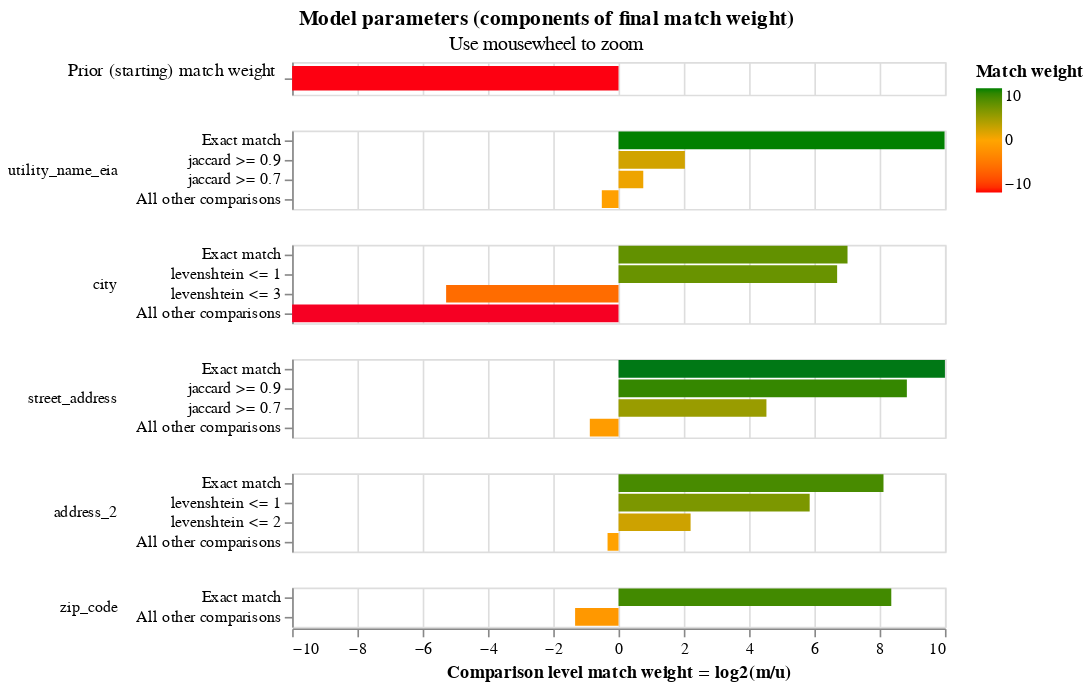

Source (notebook cell):
### Markdown cell above
Seems like another the city comparison could be changed to have levels 1, 3, all other. Might make the all other less negative.

Address and zip code are probably very dependent, maybe don't include zip code?

### Code cell
linker.match_weights_chart()

### Figure 1 — Vega-Lite specification as saved in the notebook (floating-point values rounded to 4 significant figures)
{"config": {"view": {"width": 400, "height": 60}, "mark": {"tooltip": null}, "title": {"anchor": "middle"}, "header": {"title": null}}, "data": {"values": [{"comparison_name": "probability_two_random_records_match", "sql_condition": null, "label_for_charts": "", "m_probability": null, "u_probability": null, "m_probability_description": null, "u_probability_description": null, "has_tf_adjustments": false, "tf_adjustment_column": null, "tf_adjustment_weight": null, "is_null_level": false, "bayes_factor": 0.0002495, "log2_bayes_factor": -11.97, "comparison_vector_value": 0, "max_comparison_vector_value": 0, "bayes_factor_description": "The probability that two random records drawn at random match is 0.000 or one in  4,008.6 records.This is equivalent to a starting match weight of -11.969.", "probability_two_random_records_match": 0.0002495, "comparison_sort_order": -1}, {"comparison_name": "utility_name_eia", "sql_condition": "\"utility_name_eia_l\" = \"utility_name_eia_r\"", "label_for_charts": "Exact match", "m_probability": 0.01358, "u_probability": 1.335e-05, "m_probability_description": "Amongst matching record comparisons, 1.36% of records are in the exact match comparison level", "u_probability_description": "Amongst non-matching record comparisons, 0.00% of records are in the exact match comparison level", "has_tf_adjustments": false, "tf_adjustment_column": null, "tf_adjustment_weight": 1.0, "is_null_level": false, "bayes_factor": 1017.0, "log2_bayes_factor": 9.991, "comparison_vector_value": 3, "max_comparison_vector_value": 3, "bayes_factor_description": "If comparison level is `exact match` then comparison is 1,017.40 times more likely to be a match", "probability_two_random_records_match": 0.0002495, "comparison_sort_order": 0}, {"comparison_name": "utility_name_eia", "sql_condition": "jaccard(\"utility_name_eia_l\", \"utility_name_eia_r\") >= 0.9", "label_for_charts": "jaccard >= 0.9", "m_probability": 0.025, "u_probability": 0.00611, "m_probability_description": "Amongst matching record comparisons, 2.50% of records are in the jaccard >= 0.9 comparison level", "u_probability_description": "Amongst non-matching record comparisons, 0.61% of records are in the jaccard >= 0.9 comparison level", "has_tf_adjustments": false, "tf_adjustment_column": null, "tf_adjustment_weight": 1.0, "is_null_level": false, "bayes_factor": 4.092, "log2_bayes_factor": 2.033, "comparison_vector_value": 2, "max_comparison_vector_value": 3, "bayes_factor_description": "If comparison level is `jaccard >= 0.9` then comparison is 4.09 times more likely to be a match", "probability_two_random_records_match": 0.0002495, "comparison_sort_order": 0}, {"comparison_name": "utility_name_eia", "sql_condition": "jaccard(\"utility_name_eia_l\", \"utility_name_eia_r\") >= 0.7", "label_for_charts": "jaccard >= 0.7", "m_probability": 0.475, "u_probability": 0.2808, "m_probability_description": "Amongst matching record comparisons, 47.50% of records are in the jaccard >= 0.7 comparison level", "u_probability_description": "Amongst non-matching record comparisons, 28.08% of records are in the jaccard >= 0.7 comparison level", "has_tf_adjustments": false, "tf_adjustment_column": null, "tf_adjustment_weight": 1.0, "is_null_level": false, "bayes_factor": 1.691, "log2_bayes_factor": 0.7582, "comparison_vector_value": 1, "max_comparison_vector_value": 3, "bayes_factor_description": "If comparison level is `jaccard >= 0.7` then comparison is 1.69 times more likely to be a match", "probability_two_random_records_match": 0.0002495, "comparison_sort_order": 0}, {"comparison_name": "utility_name_eia", "sql_condition": "ELSE", "label_for_charts": "All other comparisons", "m_probability": 0.5, "u_probability": 0.713, "m_probability_description": "Amongst matching record comparisons, 50.00% of records are in the all other comparisons comparison level", "u_probability_description": "Amongst non-matching record comparisons, 71.30% of records are in the all other comparisons comparison level", "has_tf_adjustments": false, "tf_adjustment_column": null, "tf_adjustment_weight": 1.0, "is_null_level": false, "bayes_factor": 0.7012, "log2_bayes_factor": -0.5121, "comparison_vector_value": 0, "max_comparison_vector_value": 3, "bayes_factor_description": "If comparison level is `all other comparisons` then comparison is  1.43 times less likely to be a match", "probability_two_random_records_match": 0.0002495, "comparison_sort_order": 0}, {"comparison_name": "city", "sql_condition": "\"city_l\" = \"city_r\"", "label_for_charts": "Exact match", "m_probability": 0.9827, "u_probability": 0.007594, "m_probability_description": "Amongst matching record comparisons, 98.27% of records are in the exact match comparison level", "u_probability_description": "Amongst non-matching record comparisons, 0.76% of records are in the exact match comparison level", "has_tf_adjustments": true, "tf_adjustment_column": "city", "tf_adjustment_weight": 1.0, "is_null_level": false, "bayes_factor": 129.4, "log2_bayes_factor": 7.016, "comparison_vector_value": 3, "max_comparison_vector_value": 3, "bayes_factor_description": "If comparison level is `exact match` then comparison is 129.41 times more likely to be a match", "probability_two_random_records_match": 0.0002495, "comparison_sort_order": 1}, {"comparison_name": "city", "sql_condition": "levenshtein(\"city_l\", \"city_r\") <= 1", "label_for_charts": "levenshtein <= 1", "m_probability": 0.01724, "u_probability": 0.0001661, "m_probability_description": "Amongst matching record comparisons, 1.72% of records are in the levenshtein <= 1 comparison level", "u_probability_description": "Amongst non-matching record comparisons, 0.02% of records are in the levenshtein <= 1 comparison level", "has_tf_adjustments": false, "tf_adjustment_column": null, "tf_adjustment_weight": 1.0, "is_null_level": false, "bayes_factor": 103.8, "log2_bayes_factor": 6.698, "comparison_vector_value": 2, "max_comparison_vector_value": 3, "bayes_factor_description": "If comparison level is `levenshtein <= 1` then comparison is 103.79 times more likely to be a match", "probability_two_random_records_match": 0.0002495, "comparison_sort_order": 1}, {"comparison_name": "city", "sql_condition": "levenshtein(\"city_l\", \"city_r\") <= 3", "label_for_charts": "levenshtein <= 3", "m_probability": 0.000173, "u_probability": 0.006731, "m_probability_description": "Amongst matching record comparisons, 0.02% of records are in the levenshtein <= 3 comparison level", "u_probability_description": "Amongst non-matching record comparisons, 0.67% of records are in the levenshtein <= 3 comparison level", "has_tf_adjustments": false, "tf_adjustment_column": null, "tf_adjustment_weight": 1.0, "is_null_level": false, "bayes_factor": 0.0257, "log2_bayes_factor": -5.282, "comparison_vector_value": 1, "max_comparison_vector_value": 3, "bayes_factor_description": "If comparison level is `levenshtein <= 3` then comparison is  38.91 times less likely to be a match", "probability_two_random_records_match": 0.0002495, "comparison_sort_order": 1}, {"comparison_name": "city", "sql_condition": "ELSE", "label_for_charts": "All other comparisons", "m_probability": 1.974e-05, "u_probability": 0.9855, "m_probability_description": "Amongst matching record comparisons, 0.00% of records are in the all other comparisons comparison level", "u_probability_description": "Amongst non-matching record comparisons, 98.55% of records are in the all other comparisons comparison level", "has_tf_adjustments": false, "tf_adjustment_column": null, "tf_adjustment_weight": 1.0, "is_null_level": false, "bayes_factor": 2.003e-05, "log2_bayes_factor": -15.61, "comparison_vector_value": 0, "max_comparison_vector_value": 3, "bayes_factor_description": "If comparison level is `all other comparisons` then comparison is  49,931.51 times less likely to be a match", "probability_two_random_records_match": 0.0002495, "comparison_sort_order": 1}, {"comparison_name": "street_address", "sql_condition": "\"street_address_l\" = \"street_address_r\"", "label_for_charts": "Exact match", "m_probability": 0.2768, "u_probability": 0.0001148, "m_probability_description": "Amongst matching record comparisons, 27.68% of records are in the exact match comparison level", "u_probability_description": "Amongst non-matching record comparisons, 0.01% of records are in the exact match comparison level", "has_tf_adjustments": false, "tf_adjustment_column": null, "tf_adjustment_weight": 1.0, "is_null_level": false, "bayes_factor": 2410.0, "log2_bayes_factor": 11.24, "comparison_vector_value": 3, "max_comparison_vector_value": 3, "bayes_factor_description": "If comparison level is `exact match` then comparison is 2,410.39 times more likely to be a match", "probability_two_random_records_match": 0.0002495, "comparison_sort_order": 2}, {"comparison_name": "street_address", "sql_condition": "jaccard(\"street_address_l\", \"street_address_r\") >= 0.9", "label_for_charts": "jaccard >= 0.9", "m_probability": 0.05951, "u_probability": 0.0001304, "m_probability_description": "Amongst matching record comparisons, 5.95% of records are in the jaccard >= 0.9 comparison level", "u_probability_description": "Amongst non-matching record comparisons, 0.01% of records are in the jaccard >= 0.9 comparison level", "has_tf_adjustments": false, "tf_adjustment_column": null, "tf_adjustment_weight": 1.0, "is_null_level": false, "bayes_factor": 456.2, "log2_bayes_factor": 8.834, "comparison_vector_value": 2, "max_comparison_vector_value": 3, "bayes_factor_description": "If comparison level is `jaccard >= 0.9` then comparison is 456.22 times more likely to be a match", "probability_two_random_records_match": 0.0002495, "comparison_sort_order": 2}, {"comparison_name": "street_address", "sql_condition": "jaccard(\"street_address_l\", \"street_address_r\") >= 0.7", "label_for_charts": "jaccard >= 0.7", "m_probability": 0.1232, "u_probability": 0.005327, "m_probability_description": "Amongst matching record comparisons, 12.32% of records are in the jaccard >= 0.7 comparison level", "u_probability_description": "Amongst non-matching record comparisons, 0.53% of records are in the jaccard >= 0.7 comparison level", "has_tf_adjustments": false, "tf_adjustment_column": null, "tf_adjustment_weight": 1.0, "is_null_level": false, "bayes_factor": 23.13, "log2_bayes_factor": 4.531, "comparison_vector_value": 1, "max_comparison_vector_value": 3, "bayes_factor_description": "If comparison level is `jaccard >= 0.7` then comparison is 23.13 times more likely to be a match", "probability_two_random_records_match": 0.0002495, "comparison_sort_order": 2}, {"comparison_name": "street_address", "sql_condition": "ELSE", "label_for_charts": "All other comparisons", "m_probability": 0.5405, "u_probability": 0.9944, "m_probability_description": "Amongst matching record comparisons, 54.05% of records are in the all other comparisons comparison level", "u_probability_description": "Amongst non-matching record comparisons, 99.44% of records are in the all other comparisons comparison level", "has_tf_adjustments": false, "tf_adjustment_column": null, "tf_adjustment_weight": 1.0, "is_null_level": false, "bayes_factor": 0.5435, "log2_bayes_factor": -0.8796, "comparison_vector_value": 0, "max_comparison_vector_value": 3, "bayes_factor_description": "If comparison level is `all other comparisons` then comparison is  1.84 times less likely to be a match", "probability_two_random_records_match": 0.0002495, "comparison_sort_order": 2}, {"comparison_name": "address_2", "sql_condition": "\"address_2_l\" = \"address_2_r\"", "label_for_charts": "Exact match", "m_probability": 0.0904, "u_probability": 0.0003254, "m_probability_description": "Amongst matching record comparisons, 9.04% of records are in the exact match comparison level", "u_probability_description": "Amongst non-matching record comparisons, 0.03% of records are in the exact match comparison level", "has_tf_adjustments": false, "tf_adjustment_column": null, "tf_adjustment_weight": 1.0, "is_null_level": false, "bayes_factor": 277.8, "log2_bayes_factor": 8.118, "comparison_vector_value": 3, "max_comparison_vector_value": 3, "bayes_factor_description": "If comparison level is `exact match` then comparison is 277.78 times more likely to be a match", "probability_two_random_records_match": 0.0002495, "comparison_sort_order": 3}, {"comparison_name": "address_2", "sql_condition": "levenshtein(\"address_2_l\", \"address_2_r\") <= 1", "label_for_charts": "levenshtein <= 1", "m_probability": 0.1821, "u_probability": 0.003143, "m_probability_description": "Amongst matching record comparisons, 18.21% of records are in the levenshtein <= 1 comparison level", "u_probability_description": "Amongst non-matching record comparisons, 0.31% of records are in the levenshtein <= 1 comparison level", "has_tf_adjustments": false, "tf_adjustment_column": null, "tf_adjustment_weight": 1.0, "is_null_level": false, "bayes_factor": 57.92, "log2_bayes_factor": 5.856, "comparison_vector_value": 2, "max_comparison_vector_value": 3, "bayes_factor_description": "If comparison level is `levenshtein <= 1` then comparison is 57.92 times more likely to be a match", "probability_two_random_records_match": 0.0002495, "comparison_sort_order": 3}, {"comparison_name": "address_2", "sql_condition": "levenshtein(\"address_2_l\", \"address_2_r\") <= 2", "label_for_charts": "levenshtein <= 2", "m_probability": 0.04232, "u_probability": 0.00916, "m_probability_description": "Amongst matching record comparisons, 4.23% of records are in the levenshtein <= 2 comparison level", "u_probability_description": "Amongst non-matching record comparisons, 0.92% of records are in the levenshtein <= 2 comparison level", "has_tf_adjustments": false, "tf_adjustment_column": null, "tf_adjustment_weight": 1.0, "is_null_level": false, "bayes_factor": 4.62, "log2_bayes_factor": 2.208, "comparison_vector_value": 1, "max_comparison_vector_value": 3, "bayes_factor_description": "If comparison level is `levenshtein <= 2` then comparison is 4.62 times more likely to be a match", "probability_two_random_records_match": 0.0002495, "comparison_sort_order": 3}, {"comparison_name": "address_2", "sql_condition": "ELSE", "label_for_charts": "All other comparisons", "m_probability": 0.782, "u_probability": 0.9874, "m_probability_description": "Amongst matching record comparisons, 78.20% of records are in the all other comparisons comparison level", "u_probability_description": "Amongst non-matching record comparisons, 98.74% of records are in the all other comparisons comparison level", "has_tf_adjustments": false, "tf_adjustment_column": null, "tf_adjustment_weight": 1.0, "is_null_level": false, "bayes_factor": 0.792, "log2_bayes_factor": -0.3364, "comparison_vector_value": 0, "max_comparison_vector_value": 3, "bayes_factor_description": "If comparison level is `all other comparisons` then comparison is  1.26 times less likely to be a match", "probability_two_random_records_match": 0.0002495, "comparison_sort_order": 3}, {"comparison_name": "zip_code", "sql_condition": "\"zip_code_l\" = \"zip_code_r\"", "label_for_charts": "Exact match", "m_probability": 0.6031, "u_probability": 0.00184, "m_probability_description": "Amongst matching record comparisons, 60.31% of records are in the exact match comparison level", "u_probability_description": "Amongst non-matching record comparisons, 0.18% of records are in the exact match comparison level", "has_tf_adjustments": false, "tf_adjustment_column": null, "tf_adjustment_weight": 1.0, "is_null_level": false, "bayes_factor": 327.8, "log2_bayes_factor": 8.357, "comparison_vector_value": 1, "max_comparison_vector_value": 1, "bayes_factor_description": "If comparison level is `exact match` then comparison is 327.78 times more likely to be a match", "probability_two_random_records_match": 0.0002495, "comparison_sort_order": 4}, {"comparison_name": "zip_code", "sql_condition": "ELSE", "label_for_charts": "All other comparisons", "m_probability": 0.3969, "u_probability": 0.9982, "m_probability_description": "Amongst matching record comparisons, 39.69% of records are in the all other comparisons comparison level", "u_probability_description": "Amongst non-matching record comparisons, 99.82% of records are in the all other comparisons comparison level", "has_tf_adjustments": false, "tf_adjustment_column": null, "tf_adjustment_weight": 1.0, "is_null_level": false, "bayes_factor": 0.3976, "log2_bayes_factor": -1.33, "comparison_vector_value": 0, "max_comparison_vector_value": 1, "bayes_factor_description": "If comparison level is `all other comparisons` then comparison is  2.51 times less likely to be a match", "probability_two_random_records_match": 0.0002495, "comparison_sort_order": 4}]}, "vconcat": [{"height": 20, "mark": {"type": "bar", "clip": true, "height": 15}, "selection": {"zoom_selector": {"type": "interval", "bind": "scales", "encodings": ["x"]}}, "transform": [{"filter": "(datum.comparison_name == 'probability_two_random_records_match')"}], "encoding": {"color": {"type": "quantitative", "field": "log2_bayes_factor", "title": "Match weight", "scale": {"range": ["red", "orange", "green"], "domain": [-10, 0, 10]}}, "tooltip": [{"type": "nominal", "field": "comparison_name", "title": "Comparison name"}, {"type": "nominal", "field": "probability_two_random_records_match", "format": ".4f", "title": "Probability two random records match"}, {"type": "quantitative", "field": "log2_bayes_factor", "title": "Equivalent match weight", "format": ",.4f"}, {"type": "nominal", "field": "bayes_factor_description", "title": "Match weight description"}], "x": {"type": "quantitative", "axis": {"labels": false, "domain": false, "title": "", "ticks": false}, "field": "log2_bayes_factor", "scale": {"domain": [-10, 10]}}, "y": {"type": "nominal", "field": "label_for_charts", "axis": {"title": "Prior (starting) match weight", "titleAngle": 0, "titleAlign": "right", "titleFontWeight": "normal"}, "sort": {"field": "comparison_vector_value", "order": "descending"}}}}, {"height": {"step": 12}, "mark": {"type": "bar", "clip": true}, "selection": {"zoom_selector": {"type": "interval", "bind": "scales", "encodings": ["x"]}}, "transform": [{"filter": "(datum.comparison_name != 'probability_two_random_records_match')"}], "encoding": {"color": {"type": "quantitative", "field": "log2_bayes_factor", "title": "Match weight", "scale": {"range": ["red", "orange", "green"], "domain": [-10, 0, 10]}}, "row": {"type": "nominal", "field": "comparison_name", "sort": {"field": "comparison_sort_order"}, "header": {"labelAngle": 0, "labelAnchor": "middle", "labelAlign": "left"}}, "tooltip": [{"type": "nominal", "field": "comparison_name", "title": "Comparison name"}, {"type": "ordinal", "field": "label_for_charts", "title": "Label"}, {"type": "nominal", "field": "sql_condition", "title": "SQL condition"}, {"type": "quantitative", "field": "m_probability", "format": ".4f", "title": "M probability"}, {"type": "quantitative", "field": "u_probability", "format": ".4f", "title": "U probability"}, {"type": "quantitative", "field": "bayes_factor", "title": "Bayes factor = m/u", "format": ",.4f"}, {"type": "quantitative", "field": "log2_bayes_factor", "title": "Match weight = log2(m/u)", "format": ",.4f"}, {"type": "nominal", "field": "bayes_factor_description", "title": "Match weight description"}], "x": {"type": "quantitative", "axis": {"title": "Comparison level match weight = log2(m/u)"}, "field": "log2_bayes_factor", "scale": {"domain": [-10, 10]}}, "y": {"type": "nominal", "field": "label_for_charts", "axis": {"title": null}, "sort": {"field": "comparison_vector_value", "order": "descending"}}}, "resolve": {"axis": {"y": "independent"}, "scale": {"y": "independent"}}}], "selection": {"zoom_selector": {"type": "interval", "bind": "scales", "encodings": ["x"]}}, "resolve": {"axis": {"y": "independent"}, "scale": {"y": "independent"}}, "title": {"text": "Model parameters (components of final match weight)", "subtitle": "Use mousewheel to zoom"}, "$schema": "https://vega.github.io/schema/vega-lite/v5.2.json"}
